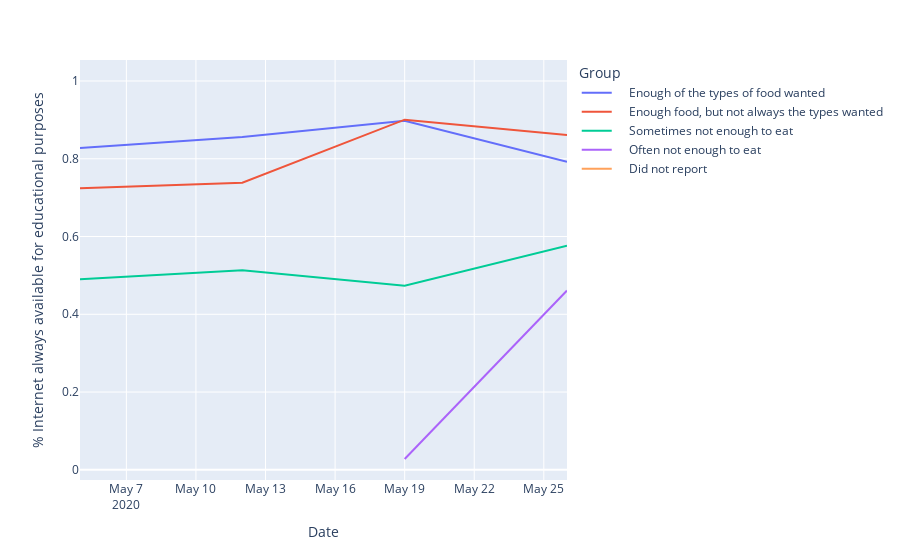

Notebook source saved alongside this figure:
### Code cell
food_df["% Internet always available for educational purposes"] = food_df["Internet always available for educational purposes"]/food_df["Total"]

fig = px.line(food_df[food_df["Location"] == "Seattle_Metro_Area"], x = "Date", y = "% Internet always available for educational purposes", color = "Group")
fig.show()

### Figure 1 — Plotly figure (JSON) as saved in the notebook; plotly's stock layout.template omitted (floating-point values rounded to 4 significant figures)
{"data": [{"hovertemplate": "Group=    Enough of the types of food wanted<br>Date=%{x}<br>% Internet always available for educational purposes=%{y}<extra></extra>", "legendgroup": "    Enough of the types of food wanted", "line": {"color": "#636efa", "dash": "solid"}, "mode": "lines", "name": "    Enough of the types of food wanted", "orientation": "v", "showlegend": true, "type": "scatter", "x": ["2020-05-05", "2020-05-12", "2020-05-19", "2020-05-26"], "xaxis": "x", "y": [0.8278, 0.8561, 0.8975, 0.7922], "yaxis": "y"}, {"hovertemplate": "Group=    Enough food, but not always the types wanted<br>Date=%{x}<br>% Internet always available for educational purposes=%{y}<extra></extra>", "legendgroup": "    Enough food, but not always the types wanted", "line": {"color": "#EF553B", "dash": "solid"}, "mode": "lines", "name": "    Enough food, but not always the types wanted", "orientation": "v", "showlegend": true, "type": "scatter", "x": ["2020-05-05", "2020-05-12", "2020-05-19", "2020-05-26"], "xaxis": "x", "y": [0.7242, 0.7382, 0.9005, 0.8613], "yaxis": "y"}, {"hovertemplate": "Group=    Sometimes not enough to eat<br>Date=%{x}<br>% Internet always available for educational purposes=%{y}<extra></extra>", "legendgroup": "    Sometimes not enough to eat", "line": {"color": "#00cc96", "dash": "solid"}, "mode": "lines", "name": "    Sometimes not enough to eat", "orientation": "v", "showlegend": true, "type": "scatter", "x": ["2020-05-05", "2020-05-12", "2020-05-19", "2020-05-26"], "xaxis": "x", "y": [0.4899, 0.5131, 0.4732, 0.5764], "yaxis": "y"}, {"hovertemplate": "Group=    Often not enough to eat<br>Date=%{x}<br>% Internet always available for educational purposes=%{y}<extra></extra>", "legendgroup": "    Often not enough to eat", "line": {"color": "#ab63fa", "dash": "solid"}, "mode": "lines", "name": "    Often not enough to eat", "orientation": "v", "showlegend": true, "type": "scatter", "x": ["2020-05-05", "2020-05-12", "2020-05-19", "2020-05-26"], "xaxis": "x", "y": [null, null, 0.0278, 0.4612], "yaxis": "y"}, {"hovertemplate": "Group=    Did not report<br>Date=%{x}<br>% Internet always available for educational purposes=%{y}<extra></extra>", "legendgroup": "    Did not report", "line": {"color": "#FFA15A", "dash": "solid"}, "mode": "lines", "name": "    Did not report", "orientation": "v", "showlegend": true, "type": "scatter", "x": ["2020-05-05", "2020-05-12", "2020-05-19", "2020-05-26"], "xaxis": "x", "y": [null, null, null, 1], "yaxis": "y"}], "layout": {"autosize": true, "legend": {"title": {"text": "Group"}, "tracegroupgap": 0}, "margin": {"t": 60}, "xaxis": {"anchor": "y", "autorange": true, "domain": [0, 1], "range": ["2020-05-05", "2020-05-26"], "title": {"text": "Date"}, "type": "date"}, "yaxis": {"anchor": "x", "autorange": true, "domain": [0, 1], "range": [-0.02621, 1.054], "title": {"text": "% Internet always available for educational purposes"}, "type": "linear"}}}
